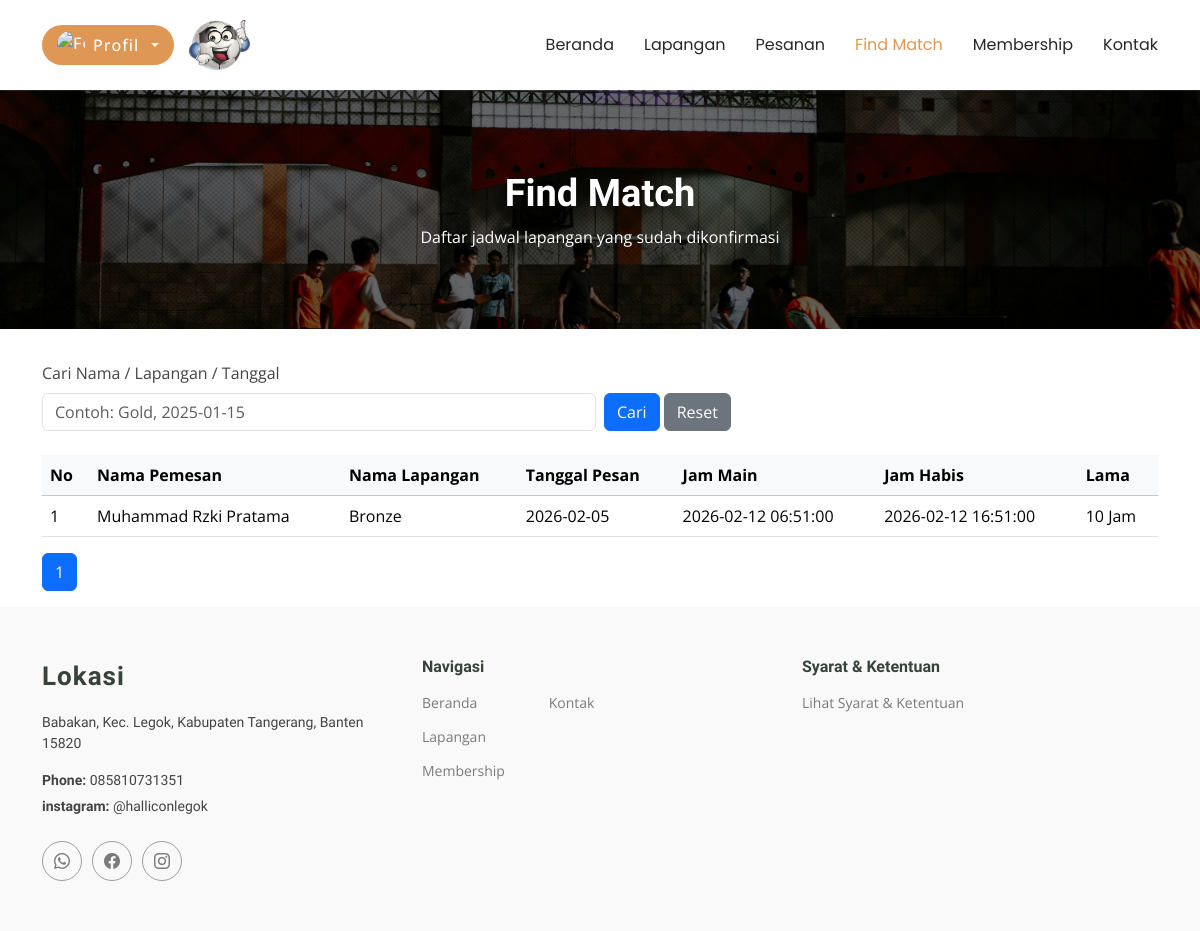
Screenshot of /user/find_match.php (signed in) with the database file from the repository.
### tables this page shows
CREATE TABLE `sewa_212279` (
  `212279_id_sewa` int(11) NOT NULL,
  `212279_id_user` int(11) NOT NULL,
  `212279_id_lapangan` int(11) NOT NULL,
  `212279_tanggal_pesan` date NOT NULL,
  `212279_lama_sewa` int(11) NOT NULL,
  `212279_jam_mulai` datetime NOT NULL,
  `212279_jam_habis` datetime NOT NULL,
  `212279_harga` int(11) NOT NULL,
  `212279_total` int(11) NOT NULL
);

CREATE TABLE `user_212279` (
  `212279_id_user` int(11) NOT NULL,
  `212279_email` varchar(50) NOT NULL,
  `212279_password` varchar(32) NOT NULL,
  `212279_no_handphone` varchar(20) NOT NULL,
  `212279_jenis_kelamin` varchar(10) NOT NULL,
  `212279_nama_lengkap` varchar(60) NOT NULL,
  `212279_alamat` text NOT NULL,
  `212279_foto` text NOT NULL
);

CREATE TABLE `lapangan_212279` (
  `212279_id_lapangan` int(11) NOT NULL,
  `212279_nama` varchar(35) NOT NULL,
  `212279_keterangan` text NOT NULL,
  `212279_harga` int(11) NOT NULL,
  `212279_foto` text NOT NULL
);

### functions.php (called while the page is built, shortened)
<?php
$conn = mysqli_connect("localhost", "root", "", "dbfutsal");
function query($query)
{
  global $conn;
  $result = mysqli_query($conn, $query);
  $rows = [];
  while ($row = mysqli_fetch_assoc($result)) {
    $rows[] = $row;
  }
  return $rows;
}

### user/find_match.php (the view, shortened to what this page needs)
<?php
require "../functions.php";
$loggedIn = isset($_SESSION['role']);
$profil = null;
if ($loggedIn) {
  $id_user = $_SESSION["id_user"];
  $profil = query("SELECT * FROM user_212279 WHERE 212279_id_user = '$id_user'")[0];
}
$search = isset($_GET['search']) ? trim($_GET['search']) : '';
$jmlHalamanPerData = 10;
$baseQuery = "FROM sewa_212279
JOIN user_212279 ON sewa_212279.212279_id_user = user_212279.212279_id_user
JOIN lapangan_212279 ON sewa_212279.212279_id_lapangan = lapangan_212279.212279_id_lapangan
LEFT JOIN bayar_212279 ON sewa_212279.212279_id_sewa = bayar_212279.212279_id_sewa
WHERE IFNULL(bayar_212279.212279_konfirmasi,'Belum') = 'Terkonfirmasi'";
$jumlahData = count(query("SELECT sewa_212279.212279_id_sewa $baseQuery"));
$jmlHalaman = max(1, ceil($jumlahData / $jmlHalamanPerData));
$halamanAktif = isset($_GET['halaman']) ? max(1, intval($_GET['halaman'])) : 1;
$halamanAktif = min($halamanAktif, $jmlHalaman);
$awalData = ($jmlHalamanPerData * $halamanAktif) - $jmlHalamanPerData;
$match = query("SELECT sewa_212279.212279_id_sewa,
  user_212279.212279_nama_lengkap,
  lapangan_212279.212279_nama,
  sewa_212279.212279_tanggal_pesan,
  sewa_212279.212279_jam_mulai,
  sewa_212279.212279_jam_habis,
  sewa_212279.212279_lama_sewa
  $baseQuery
  ORDER BY sewa_212279.212279_jam_mulai DESC
  LIMIT $awalData, $jmlHalamanPerData");
$queryParams = [];
?>
<!DOCTYPE html>
<html lang="en">
<head>
  <link href="../assets/vendor/bootstrap/css/bootstrap.min.css" rel="stylesheet">
  <link href="../assets/vendor/bootstrap-icons/bootstrap-icons.css" rel="stylesheet">
  <link href="../assets/vendor/aos/aos.css" rel="stylesheet">
  <link href="../assets/vendor/glightbox/css/glightbox.min.css" rel="stylesheet">
  <link href="../assets/vendor/swiper/swiper-bundle.min.css" rel="stylesheet">
  <link href="../assets/css/main.css" rel="stylesheet">
</head>
<body class="index-page">
  <header id="header" class="header d-flex align-items-center sticky-top">
    <div class="container-fluid container-xl position-relative d-flex align-items-center">
      <a href="#" class="logo d-flex align-items-center me-auto">
        <img src="../assets/img/WhatsApp Image 2025-01-15 at 23.09.18_f546f133.jpg" alt="">
      </a>
      <nav id="navmenu" class="navmenu">
        <ul>
          <li><a href="../index.php">Beranda<br></a></li>
          <li><a href="lapangan.php">Lapangan</a></li>
          <?php if ($loggedIn) : ?>
            <li>
              <a href="pesanan.php">Pesanan</a>
            </li>
          <?php endif; ?>
          <li><a href="find_match.php" class="active">Find Match</a></li>
          <li><a href="membership.php">Membership</a></li>
          <li><a href="../kontak.php">Kontak</a></li>
        </ul>
      </nav>
      <?php if ($loggedIn) : ?>
        <div class="dropdown">
          <a class="btn-getstarted dropdown-toggle profile-trigger" href="#" role="button" data-bs-toggle="dropdown" aria-expanded="false">
            <img src="../img/<?= $profil["212279_foto"]; ?>" alt="Foto Profil" class="profile-thumb">
            <span>Profil</span>
          </a>
        </div>
      <?php else : ?>
        <a href="../login.php" class="btn-getstarted" type="submit">
          <i class="bi bi-box-arrow-in-right"></i> Login
        </a>
      <?php endif; ?>
    </div>
  </header>
  <main class="main">
    <div class="page-title" data-aos="fade">
      <img src="../assets/img/photo-1630420598913-44208d36f9af.jpg" alt="">
      <div class="heading">
        <div class="container">
          <div class="row d-flex justify-content-center text-center">
            <div class="col-lg-8">
              <h1>Find Match</h1>
              <p class="mb-0">Daftar jadwal lapangan yang sudah dikonfirmasi</p>
            </div>
          </div>
        </div>
      </div>
    </div>
    <div class="container">
      <form method="get" class="row g-2 align-items-end mt-4">
        <div class="col-md-6">
          <label class="form-label">Cari Nama / Lapangan / Tanggal</label>
          <input type="text" name="search" class="form-control" value="<?= htmlspecialchars($search); ?>" placeholder="Contoh: Gold, 2025-01-15">
        </div>
        <div class="col-md-3">
          <button type="submit" class="btn btn-primary">Cari</button>
          <a href="find_match.php" class="btn btn-secondary">Reset</a>
        </div>
      </form>
      <div class="table-responsive mt-4">
        <table class="table table-hover">
          <thead class="table-light">
            <tr>
              <th scope="col">No</th>
              <th scope="col">Nama Pemesan</th>
              <th scope="col">Nama Lapangan</th>
              <th scope="col">Tanggal Pesan</th>
              <th scope="col">Jam Main</th>
              <th scope="col">Jam Habis</th>
              <th scope="col">Lama</th>
            </tr>
          </thead>
          <tbody>
            <?php if (empty($match)) : ?>
              <tr>
                <td colspan="7" class="text-center">Belum ada match terkonfirmasi.</td>
              </tr>
            <?php else : ?>
              <?php $i = $awalData + 1; ?>
              <?php foreach ($match as $row) : ?>
                <tr>
                  <td><?= $i++; ?></td>
                  <td><?= $row["212279_nama_lengkap"]; ?></td>
                  <td><?= $row["212279_nama"]; ?></td>
                  <td><?= $row["212279_tanggal_pesan"]; ?></td>
                  <td><?= $row["212279_jam_mulai"]; ?></td>
                  <td><?= $row["212279_jam_habis"]; ?></td>
                  <td><?= $row["212279_lama_sewa"]; ?> Jam</td>
                </tr>
              <?php endforeach; ?>
            <?php endif; ?>
          </tbody>
        </table>
      </div>
      <ul class="pagination">
        <?php
        $baseLink = http_build_query($queryParams);
        $pagePrefix = $baseLink ? $baseLink . '&' : '';
        ?>
        <?php for ($i = 1; $i <= $jmlHalaman; $i++) : ?>
          <?php if ($i == $halamanAktif) : ?>
            <li class="page-item active"><a class="page-link" href="?<?= $pagePrefix; ?>halaman=<?= $i; ?>"><?= $i; ?></a></li>
          <?php else : ?>
            <li class="page-item"><a class="page-link" href="?<?= $pagePrefix; ?>halaman=<?= $i; ?>"><?= $i; ?></a></li>
          <?php endif; ?>
        <?php endfor; ?>
      </ul>
    </div>
  </main>
  <footer id="footer" class="footer position-relative light-background">
    <div class="container footer-top">
      <div class="row gy-4">
        <div class="col-6 col-lg-4 col-md-6 footer-about">
          <a href="index.html" class="logo d-flex align-items-center">
            <span class="sitename">Lokasi</span>
          </a>
          <div class="footer-contact pt-3">
            <p>Babakan, Kec. Legok, Kabupaten Tangerang, Banten 15820</p>
            <p class="mt-3"><strong>Phone:</strong> <span>085810731351</span></p>
            <p><strong>instagram:</strong> <span>@halliconlegok</span></p>
          </div>
          <div class="social-links d-flex mt-4">
            <a href=""><i class="bi bi-whatsapp"></i></a>
            <a href=""><i class="bi bi-facebook"></i></a>
            <a href=""><i class="bi bi-instagram"></i></a>
          </div>
        </div>
        <div class=" col-6 col-lg-4 col-md-6 footer-links">
          <h4>Navigasi</h4>
          <div class="row">
            <div class="col-6 col-lg-4">
              <ul>
                <li><a href="../index.php">Beranda</a></li>
                <li><a href="lapangan.php">Lapangan</a></li>
                <li><a href="membership.php">Membership</a></li>
              </ul>
            </div>
            <div class="col-6 col-lg-4">
              <ul>
                <li><a href="../kontak.php">Kontak</a></li>
              </ul>
            </div>
          </div>
        </div>
        <div class="col-6 col-lg-4 col-md-6 footer-links">
          <h4>Syarat & Ketentuan</h4>
          <ul>
            <li><a href="#">Lihat Syarat & Ketentuan</a></li>
          </ul>
        </div>
      </div>
    </div>
  </footer>
</body>
</html>

### rows the page displays
sewa_212279: user_212279.212279_nama_lengkap "Muhammad Rzki Pratama", lapangan_212279.212279_nama "Bronze", 212279_tanggal_pesan "2026-02-05", 212279_jam_mulai "2026-02-12 06:51:00", 212279_jam_habis "2026-02-12 16:51:00", 212279_lama_sewa "10"
